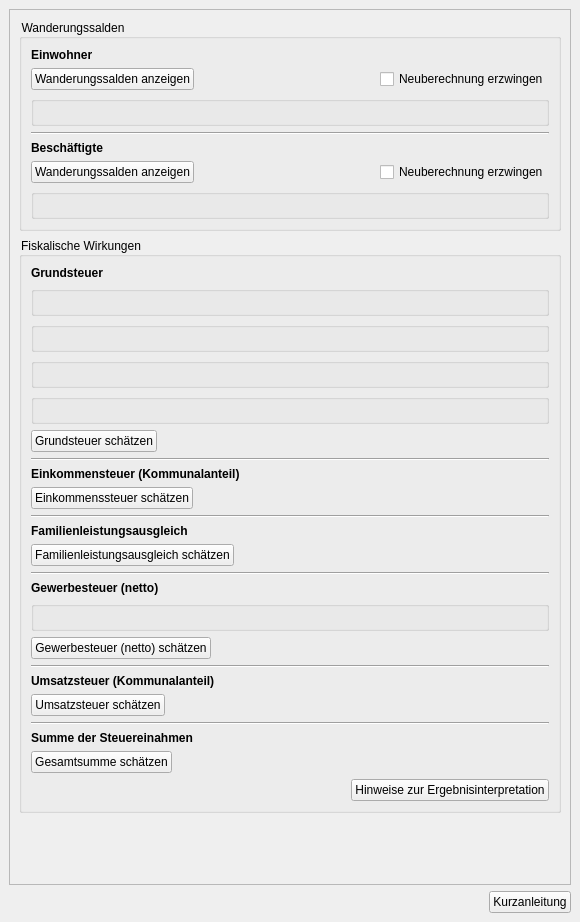
<?xml version="1.0" encoding="UTF-8"?>
<ui version="4.0">
 <class>DockWidget</class>
 <widget class="QDockWidget" name="DockWidget">
  <property name="geometry">
   <rect>
    <x>0</x>
    <y>0</y>
    <width>580</width>
    <height>922</height>
   </rect>
  </property>
  <property name="styleSheet">
   <string notr="true">QgsCollapsibleGroupBox{
font: bold 10pt ;
}
QToolBox:tab {
	font: bold 10pt ;
    color: Grey;
}
QToolBox:tab:selected {
	font: bold 10pt ;
    color: black;
}
QGroupBox::title {
	font: bold italic 8pt ;
    color: black;
}
QPushButton::flat{
background-color: none;
border: 0;
border-style:none;
border-color: blue;
border-width: 0px;
border-radius: 0px;
padding:2px;
}
QPushButton::flat:hover{
background-color: azure;
border-style:solid;
border-color: royalblue;
border-width: 1px;
border-radius: 0px;
padding: 2px;
}
QPushButton::flat:pressed{
background-color: powderblue;
border-style:solid;
border-color: royalblue;
border-width: 1px;
border-radius: 0px;
padding: 2px;
}</string>
  </property>
  <property name="windowTitle">
   <string>Projekt-Check / Wirkungsanalysen / Kommunale Steuereinnahmen</string>
  </property>
  <widget class="QWidget" name="dockWidgetContents">
   <layout class="QVBoxLayout" name="verticalLayout">
    <item>
     <widget class="QScrollArea" name="scrollArea_3">
      <property name="widgetResizable">
       <bool>true</bool>
      </property>
      <widget class="QWidget" name="scrollAreaWidgetContents_3">
       <property name="geometry">
        <rect>
         <x>0</x>
         <y>0</y>
         <width>566</width>
         <height>866</height>
        </rect>
       </property>
       <layout class="QVBoxLayout" name="verticalLayout_7">
        <item>
         <widget class="QgsCollapsibleGroupBox" name="mGroupBox">
          <property name="title">
           <string>Wanderungssalden</string>
          </property>
          <property name="collapsed">
           <bool>false</bool>
          </property>
          <layout class="QVBoxLayout" name="verticalLayout_11">
           <item>
            <widget class="QLabel" name="label_5">
             <property name="font">
              <font>
               <weight>75</weight>
               <bold>true</bold>
              </font>
             </property>
             <property name="text">
              <string>Einwohner</string>
             </property>
            </widget>
           </item>
           <item>
            <layout class="QHBoxLayout" name="horizontalLayout_3">
             <property name="topMargin">
              <number>0</number>
             </property>
             <property name="rightMargin">
              <number>0</number>
             </property>
             <item>
              <widget class="QPushButton" name="migration_inhabitants_button">
               <property name="toolTip">
                <string>&lt;html&gt;&lt;head/&gt;&lt;body&gt;&lt;p&gt;&lt;span style=&quot; font-weight:600;&quot;&gt;Wanderungssalden schätzen (Einwohner)&lt;/span&gt;&lt;/p&gt;&lt;p&gt;Schätzen, welche Veränderung der Einwohnerzahlen sich durch das Projekt in der Projektgemeinde sowie den umliegenden Gemeinden durch Umzüge in die neuen Wohnungen sowie Nachbezüge der Bestandswohnungen ergeben.&lt;/p&gt;&lt;/body&gt;&lt;/html&gt;</string>
               </property>
               <property name="text">
                <string>Wanderungssalden anzeigen</string>
               </property>
               <property name="icon">
                <iconset>
                 <normaloff>../../images/iconset_mob/20190619_iconset_mob_calculate_statistics_1.png</normaloff>../../images/iconset_mob/20190619_iconset_mob_calculate_statistics_1.png</iconset>
               </property>
              </widget>
             </item>
             <item>
              <spacer name="horizontalSpacer">
               <property name="orientation">
                <enum>Qt::Horizontal</enum>
               </property>
               <property name="sizeHint" stdset="0">
                <size>
                 <width>40</width>
                 <height>20</height>
                </size>
               </property>
              </spacer>
             </item>
             <item>
              <widget class="QCheckBox" name="recalculate_inhabitants_check">
               <property name="enabled">
                <bool>true</bool>
               </property>
               <property name="layoutDirection">
                <enum>Qt::LeftToRight</enum>
               </property>
               <property name="text">
                <string>Neuberechnung erzwingen</string>
               </property>
               <property name="checked">
                <bool>false</bool>
               </property>
              </widget>
             </item>
            </layout>
           </item>
           <item>
            <widget class="QGroupBox" name="einwohner_parameter_group">
             <property name="font">
              <font>
               <family>MS Shell Dlg 2</family>
               <pointsize>8</pointsize>
               <weight>50</weight>
               <bold>false</bold>
              </font>
             </property>
             <property name="title">
              <string/>
             </property>
             <layout class="QVBoxLayout" name="verticalLayout_9"/>
            </widget>
           </item>
           <item>
            <widget class="Line" name="line">
             <property name="frameShadow">
              <enum>QFrame::Sunken</enum>
             </property>
             <property name="orientation">
              <enum>Qt::Horizontal</enum>
             </property>
            </widget>
           </item>
           <item>
            <widget class="QLabel" name="label_6">
             <property name="font">
              <font>
               <weight>75</weight>
               <bold>true</bold>
              </font>
             </property>
             <property name="text">
              <string>Beschäftigte</string>
             </property>
            </widget>
           </item>
           <item>
            <layout class="QHBoxLayout" name="horizontalLayout_4">
             <property name="topMargin">
              <number>0</number>
             </property>
             <item>
              <widget class="QPushButton" name="migration_jobs_button">
               <property name="toolTip">
                <string>&lt;html&gt;&lt;head/&gt;&lt;body&gt;&lt;p&gt;&lt;span style=&quot; font-weight:600;&quot;&gt;Wanderungssalden schätzen (Beschäftigte)&lt;/span&gt;&lt;/p&gt;&lt;p&gt;Schätzen, welche Veränderung der Zahl der Beschäftigten (am Arbeitsort) sich durch das Projekt in der Projektgemeinde sowie den umliegenden Gemeinden durch Umzüge von Unternehmen auf die neuen Flächen sowie Nachbezüge der Bestandsflächen ergeben.&lt;/p&gt;&lt;/body&gt;&lt;/html&gt;</string>
               </property>
               <property name="text">
                <string>Wanderungssalden anzeigen</string>
               </property>
               <property name="icon">
                <iconset>
                 <normaloff>../../images/iconset_mob/20190619_iconset_mob_calculate_statistics_1.png</normaloff>../../images/iconset_mob/20190619_iconset_mob_calculate_statistics_1.png</iconset>
               </property>
              </widget>
             </item>
             <item>
              <spacer name="horizontalSpacer_2">
               <property name="orientation">
                <enum>Qt::Horizontal</enum>
               </property>
               <property name="sizeHint" stdset="0">
                <size>
                 <width>40</width>
                 <height>20</height>
                </size>
               </property>
              </spacer>
             </item>
             <item>
              <widget class="QCheckBox" name="recalculate_jobs_check">
               <property name="enabled">
                <bool>true</bool>
               </property>
               <property name="layoutDirection">
                <enum>Qt::LeftToRight</enum>
               </property>
               <property name="text">
                <string>Neuberechnung erzwingen</string>
               </property>
               <property name="checked">
                <bool>false</bool>
               </property>
              </widget>
             </item>
            </layout>
           </item>
           <item>
            <widget class="QGroupBox" name="svb_parameter_group">
             <property name="font">
              <font>
               <family>MS Shell Dlg 2</family>
               <pointsize>8</pointsize>
               <weight>50</weight>
               <bold>false</bold>
              </font>
             </property>
             <property name="title">
              <string/>
             </property>
             <layout class="QVBoxLayout" name="verticalLayout_15"/>
            </widget>
           </item>
          </layout>
         </widget>
        </item>
        <item>
         <widget class="QgsCollapsibleGroupBox" name="mGroupBox_2">
          <property name="title">
           <string>Fiskalische Wirkungen</string>
          </property>
          <property name="collapsed">
           <bool>false</bool>
          </property>
          <layout class="QVBoxLayout" name="verticalLayout_4">
           <item>
            <widget class="QLabel" name="label_9">
             <property name="font">
              <font>
               <weight>75</weight>
               <bold>true</bold>
              </font>
             </property>
             <property name="text">
              <string>Grundsteuer</string>
             </property>
            </widget>
           </item>
           <item>
            <widget class="QGroupBox" name="grundsteuer_hebesatz_param_group">
             <property name="font">
              <font>
               <family>MS Shell Dlg 2</family>
               <pointsize>8</pointsize>
               <weight>50</weight>
               <bold>false</bold>
              </font>
             </property>
             <property name="title">
              <string/>
             </property>
             <layout class="QVBoxLayout" name="verticalLayout_10"/>
            </widget>
           </item>
           <item>
            <widget class="QGroupBox" name="grundsteuer_rohmiete_param_group">
             <property name="font">
              <font>
               <family>MS Shell Dlg 2</family>
               <pointsize>8</pointsize>
               <weight>50</weight>
               <bold>false</bold>
              </font>
             </property>
             <property name="title">
              <string/>
             </property>
             <layout class="QVBoxLayout" name="verticalLayout_12"/>
            </widget>
           </item>
           <item>
            <widget class="QGroupBox" name="grundsteuer_sachwert_param_group">
             <property name="font">
              <font>
               <family>MS Shell Dlg 2</family>
               <pointsize>8</pointsize>
               <weight>50</weight>
               <bold>false</bold>
              </font>
             </property>
             <property name="title">
              <string/>
             </property>
             <layout class="QVBoxLayout" name="verticalLayout_13"/>
            </widget>
           </item>
           <item>
            <widget class="QGroupBox" name="grundsteuer_bauvolumen_param_group">
             <property name="font">
              <font>
               <family>MS Shell Dlg 2</family>
               <pointsize>8</pointsize>
               <weight>50</weight>
               <bold>false</bold>
              </font>
             </property>
             <property name="title">
              <string/>
             </property>
             <layout class="QVBoxLayout" name="verticalLayout_14"/>
            </widget>
           </item>
           <item>
            <widget class="QPushButton" name="calc_grundsteuer_button">
             <property name="sizePolicy">
              <sizepolicy hsizetype="Fixed" vsizetype="Fixed">
               <horstretch>0</horstretch>
               <verstretch>0</verstretch>
              </sizepolicy>
             </property>
             <property name="toolTip">
              <string>&lt;html&gt;&lt;head/&gt;&lt;body&gt;&lt;p&gt;&lt;span style=&quot; font-weight:600;&quot;&gt;Grundsteuer&lt;/span&gt;&lt;/p&gt;&lt;p&gt;Die zusätzlichen jährlichen Mehreinnahmen der Projektgemeinde aus der Grundsteuer B auf Basis der vorstehenden Kennwerte sowie der Angaben aus der Projektdefinition schätzen.&lt;/p&gt;&lt;/body&gt;&lt;/html&gt;</string>
             </property>
             <property name="layoutDirection">
              <enum>Qt::LeftToRight</enum>
             </property>
             <property name="autoFillBackground">
              <bool>false</bool>
             </property>
             <property name="text">
              <string>Grundsteuer schätzen</string>
             </property>
             <property name="icon">
              <iconset>
               <normaloff>../../images/iconset_mob/20190619_iconset_mob_tax_property_calculate_1.png</normaloff>../../images/iconset_mob/20190619_iconset_mob_tax_property_calculate_1.png</iconset>
             </property>
             <property name="checkable">
              <bool>false</bool>
             </property>
             <property name="flat">
              <bool>false</bool>
             </property>
            </widget>
           </item>
           <item>
            <widget class="Line" name="line_2">
             <property name="frameShadow">
              <enum>QFrame::Sunken</enum>
             </property>
             <property name="orientation">
              <enum>Qt::Horizontal</enum>
             </property>
            </widget>
           </item>
           <item>
            <widget class="QLabel" name="label_10">
             <property name="font">
              <font>
               <weight>75</weight>
               <bold>true</bold>
              </font>
             </property>
             <property name="text">
              <string>Einkommensteuer (Kommunalanteil)</string>
             </property>
            </widget>
           </item>
           <item>
            <widget class="QPushButton" name="calc_einkommensteuer_button">
             <property name="sizePolicy">
              <sizepolicy hsizetype="Fixed" vsizetype="Fixed">
               <horstretch>0</horstretch>
               <verstretch>0</verstretch>
              </sizepolicy>
             </property>
             <property name="toolTip">
              <string>&lt;html&gt;&lt;head/&gt;&lt;body&gt;&lt;p&gt;&lt;span style=&quot; font-weight:600;&quot;&gt;Einkommensteuer (Kommunalanteil)&lt;/span&gt;&lt;/p&gt;&lt;p&gt;Die zusätzlichen jährlichen Mehreinnahmen der Projektgemeinde sowie die voraussichtlichen Mindereinnahmen der umliegenden Gemeinden aus der Einkommensteuer (Kommunalanteil) auf Basis der vorstehenden Schätzung der Wanderungssalden (Einwohner) schätzen.&lt;/p&gt;&lt;/body&gt;&lt;/html&gt;</string>
             </property>
             <property name="text">
              <string>Einkommenssteuer schätzen</string>
             </property>
             <property name="icon">
              <iconset>
               <normaloff>../../images/iconset_mob/20190619_iconset_mob_tax_income_calculate_1.png</normaloff>../../images/iconset_mob/20190619_iconset_mob_tax_income_calculate_1.png</iconset>
             </property>
             <property name="checkable">
              <bool>false</bool>
             </property>
            </widget>
           </item>
           <item>
            <widget class="Line" name="line_3">
             <property name="frameShadow">
              <enum>QFrame::Sunken</enum>
             </property>
             <property name="orientation">
              <enum>Qt::Horizontal</enum>
             </property>
            </widget>
           </item>
           <item>
            <widget class="QLabel" name="label_11">
             <property name="font">
              <font>
               <weight>75</weight>
               <bold>true</bold>
              </font>
             </property>
             <property name="text">
              <string>Familienleistungsausgleich</string>
             </property>
            </widget>
           </item>
           <item>
            <widget class="QPushButton" name="calc_fla_button">
             <property name="sizePolicy">
              <sizepolicy hsizetype="Fixed" vsizetype="Fixed">
               <horstretch>0</horstretch>
               <verstretch>0</verstretch>
              </sizepolicy>
             </property>
             <property name="toolTip">
              <string>&lt;html&gt;&lt;head/&gt;&lt;body&gt;&lt;p&gt;&lt;span style=&quot; font-weight:600;&quot;&gt;Familienleistungsausgleich&lt;/span&gt;&lt;/p&gt;&lt;p&gt;Die zusätzlichen jährlichen Mehreinnahmen der Projektgemeinde sowie die voraussichtlichen Mindereinnahmen der umliegenden Gemeinden aus Mitteln des Familienleistungsausgleichs auf Basis der vorstehenden Schätzung der Wanderungssalden (Einwohner) schätzen.&lt;/p&gt;&lt;/body&gt;&lt;/html&gt;</string>
             </property>
             <property name="text">
              <string>Familienleistungsausgleich schätzen</string>
             </property>
             <property name="icon">
              <iconset>
               <normaloff>../../images/iconset_mob/20190619_iconset_mob_family_compensation_1.png</normaloff>../../images/iconset_mob/20190619_iconset_mob_family_compensation_1.png</iconset>
             </property>
             <property name="checkable">
              <bool>false</bool>
             </property>
            </widget>
           </item>
           <item>
            <widget class="Line" name="line_4">
             <property name="frameShadow">
              <enum>QFrame::Sunken</enum>
             </property>
             <property name="orientation">
              <enum>Qt::Horizontal</enum>
             </property>
            </widget>
           </item>
           <item>
            <widget class="QLabel" name="label">
             <property name="font">
              <font>
               <weight>75</weight>
               <bold>true</bold>
              </font>
             </property>
             <property name="text">
              <string>Gewerbesteuer (netto)</string>
             </property>
            </widget>
           </item>
           <item>
            <widget class="QGroupBox" name="gewerbesteuer_hebesatz_param_group">
             <property name="font">
              <font>
               <family>MS Shell Dlg 2</family>
               <pointsize>8</pointsize>
               <weight>50</weight>
               <bold>false</bold>
              </font>
             </property>
             <property name="title">
              <string/>
             </property>
             <layout class="QVBoxLayout" name="verticalLayout_16"/>
            </widget>
           </item>
           <item>
            <widget class="QPushButton" name="calc_gewerbesteuer_button">
             <property name="sizePolicy">
              <sizepolicy hsizetype="Fixed" vsizetype="Fixed">
               <horstretch>0</horstretch>
               <verstretch>0</verstretch>
              </sizepolicy>
             </property>
             <property name="toolTip">
              <string>&lt;html&gt;&lt;head/&gt;&lt;body&gt;&lt;p&gt;&lt;span style=&quot; font-weight:600;&quot;&gt;Gewerbesteuer (netto)&lt;/span&gt;&lt;/p&gt;&lt;p&gt;Die zusätzlichen jährlichen Mehreinnahmen der Projektgemeinde sowie die voraussichtlichen Mindereinnahmen der umliegenden Gemeinden aus der Gewerbesteuer (netto) auf Basis der vorstehenden Schätzung der Wanderungssalden (Beschäftigte) schätzen.&lt;/p&gt;&lt;/body&gt;&lt;/html&gt;</string>
             </property>
             <property name="layoutDirection">
              <enum>Qt::LeftToRight</enum>
             </property>
             <property name="autoFillBackground">
              <bool>false</bool>
             </property>
             <property name="text">
              <string>Gewerbesteuer (netto) schätzen</string>
             </property>
             <property name="icon">
              <iconset>
               <normaloff>../../images/iconset_mob/20190619_iconset_mob_tax_business_1.png</normaloff>../../images/iconset_mob/20190619_iconset_mob_tax_business_1.png</iconset>
             </property>
             <property name="checkable">
              <bool>false</bool>
             </property>
             <property name="flat">
              <bool>false</bool>
             </property>
            </widget>
           </item>
           <item>
            <widget class="Line" name="line_6">
             <property name="frameShadow">
              <enum>QFrame::Sunken</enum>
             </property>
             <property name="orientation">
              <enum>Qt::Horizontal</enum>
             </property>
            </widget>
           </item>
           <item>
            <widget class="QLabel" name="label_12">
             <property name="font">
              <font>
               <weight>75</weight>
               <bold>true</bold>
              </font>
             </property>
             <property name="text">
              <string>Umsatzsteuer (Kommunalanteil)</string>
             </property>
            </widget>
           </item>
           <item>
            <widget class="QPushButton" name="calc_umsatzsteuer_button">
             <property name="sizePolicy">
              <sizepolicy hsizetype="Fixed" vsizetype="Fixed">
               <horstretch>0</horstretch>
               <verstretch>0</verstretch>
              </sizepolicy>
             </property>
             <property name="toolTip">
              <string>&lt;html&gt;&lt;head/&gt;&lt;body&gt;&lt;p&gt;&lt;span style=&quot; font-weight:600;&quot;&gt;Umsatzsteuer (Kommunalanteil)&lt;/span&gt;&lt;/p&gt;&lt;p&gt;Die zusätzlichen jährlichen Mehreinnahmen der Projektgemeinde sowie die voraussichtlichen Mindereinnahmen der umliegenden Gemeinden aus der Umsatzsteuer (Kommunalanteil) auf Basis der vorstehenden Schätzung der Wanderungssalden (Beschäftigte) schätzen.&lt;/p&gt;&lt;/body&gt;&lt;/html&gt;</string>
             </property>
             <property name="text">
              <string>Umsatzsteuer schätzen</string>
             </property>
             <property name="icon">
              <iconset>
               <normaloff>../../images/iconset_mob/20190619_iconset_mob_tax_sales_1.png</normaloff>../../images/iconset_mob/20190619_iconset_mob_tax_sales_1.png</iconset>
             </property>
             <property name="checkable">
              <bool>false</bool>
             </property>
            </widget>
           </item>
           <item>
            <widget class="Line" name="line_7">
             <property name="frameShadow">
              <enum>QFrame::Sunken</enum>
             </property>
             <property name="orientation">
              <enum>Qt::Horizontal</enum>
             </property>
            </widget>
           </item>
           <item>
            <widget class="QLabel" name="label_13">
             <property name="font">
              <font>
               <weight>75</weight>
               <bold>true</bold>
              </font>
             </property>
             <property name="text">
              <string>Summe der Steuereinahmen</string>
             </property>
            </widget>
           </item>
           <item>
            <widget class="QPushButton" name="calc_gesamtsumme_button">
             <property name="sizePolicy">
              <sizepolicy hsizetype="Fixed" vsizetype="Fixed">
               <horstretch>0</horstretch>
               <verstretch>0</verstretch>
              </sizepolicy>
             </property>
             <property name="toolTip">
              <string>&lt;html&gt;&lt;head/&gt;&lt;body&gt;&lt;p&gt;&lt;span style=&quot; font-weight:600;&quot;&gt;Gesamtsumme&lt;/span&gt;&lt;/p&gt;&lt;p&gt;Die mit den vorstehenden Funktionen ermittelten Mehr- und Mindereinnahmen aus der Grundsteuer, der Einkommensteuer, dem Familienleistungsausgleich, der Gewerbesteuer und der Umsatzsteuer aufsummieren.&lt;/p&gt;&lt;/body&gt;&lt;/html&gt;</string>
             </property>
             <property name="text">
              <string>Gesamtsumme schätzen</string>
             </property>
             <property name="icon">
              <iconset>
               <normaloff>../../images/iconset_mob/20190619_iconset_mob_sum_1.png</normaloff>../../images/iconset_mob/20190619_iconset_mob_sum_1.png</iconset>
             </property>
             <property name="checkable">
              <bool>false</bool>
             </property>
            </widget>
           </item>
           <item>
            <layout class="QHBoxLayout" name="horizontalLayout">
             <item>
              <spacer name="horizontalSpacer_3">
               <property name="orientation">
                <enum>Qt::Horizontal</enum>
               </property>
               <property name="sizeHint" stdset="0">
                <size>
                 <width>40</width>
                 <height>20</height>
                </size>
               </property>
              </spacer>
             </item>
             <item>
              <widget class="QPushButton" name="result_help_button">
               <property name="sizePolicy">
                <sizepolicy hsizetype="Fixed" vsizetype="Fixed">
                 <horstretch>0</horstretch>
                 <verstretch>0</verstretch>
                </sizepolicy>
               </property>
               <property name="toolTip">
                <string>&lt;html&gt;&lt;head/&gt;&lt;body&gt;&lt;p&gt;&lt;span style=&quot; font-weight:600;&quot;&gt;Interpretationshilfe&lt;/span&gt;&lt;/p&gt;&lt;p&gt;Eine kurze Interpretationshilfe (pdf) anzeigen lassen, in der u.a. beschrieben ist, welche Effekte (z.B. Kommunaler Finanzausgleich und Kreisumlage) in der Gesamtsumme noch nicht enthalten sind.&lt;/p&gt;&lt;/body&gt;&lt;/html&gt;</string>
               </property>
               <property name="layoutDirection">
                <enum>Qt::LeftToRight</enum>
               </property>
               <property name="text">
                <string>Hinweise zur Ergebnisinterpretation</string>
               </property>
               <property name="icon">
                <iconset>
                 <normaloff>../../images/iconset_mob/20190619_iconset_mob_info_2.png</normaloff>../../images/iconset_mob/20190619_iconset_mob_info_2.png</iconset>
               </property>
              </widget>
             </item>
            </layout>
           </item>
          </layout>
         </widget>
        </item>
        <item>
         <spacer name="verticalSpacer">
          <property name="orientation">
           <enum>Qt::Vertical</enum>
          </property>
          <property name="sizeHint" stdset="0">
           <size>
            <width>20</width>
            <height>40</height>
           </size>
          </property>
         </spacer>
        </item>
       </layout>
      </widget>
     </widget>
    </item>
    <item>
     <layout class="QHBoxLayout" name="horizontalLayout_2">
      <property name="leftMargin">
       <number>0</number>
      </property>
      <property name="topMargin">
       <number>0</number>
      </property>
      <property name="rightMargin">
       <number>0</number>
      </property>
      <property name="bottomMargin">
       <number>0</number>
      </property>
      <item>
       <spacer name="horizontalSpacer_4">
        <property name="orientation">
         <enum>Qt::Horizontal</enum>
        </property>
        <property name="sizeHint" stdset="0">
         <size>
          <width>40</width>
          <height>20</height>
         </size>
        </property>
       </spacer>
      </item>
      <item>
       <widget class="QPushButton" name="manual_button">
        <property name="sizePolicy">
         <sizepolicy hsizetype="Fixed" vsizetype="Fixed">
          <horstretch>0</horstretch>
          <verstretch>0</verstretch>
         </sizepolicy>
        </property>
        <property name="toolTip">
         <string>&lt;html&gt;&lt;head/&gt;&lt;body&gt;&lt;p&gt;&lt;span style=&quot; font-weight:600;&quot;&gt;Kurzanleitung&lt;/span&gt;&lt;/p&gt;&lt;p&gt;Zeigt eine Kurzanleitung (pdf) zu den Funktionen im Analysebereich „Kommunale Steuereinnahmen“ an.&lt;/p&gt;&lt;/body&gt;&lt;/html&gt;</string>
        </property>
        <property name="layoutDirection">
         <enum>Qt::LeftToRight</enum>
        </property>
        <property name="text">
         <string>Kurzanleitung</string>
        </property>
        <property name="icon">
         <iconset>
          <normaloff>../../images/iconset_mob/20190619_iconset_mob_info_2.png</normaloff>../../images/iconset_mob/20190619_iconset_mob_info_2.png</iconset>
        </property>
       </widget>
      </item>
     </layout>
    </item>
   </layout>
  </widget>
 </widget>
 <customwidgets>
  <customwidget>
   <class>QgsCollapsibleGroupBox</class>
   <extends>QGroupBox</extends>
   <header>qgscollapsiblegroupbox.h</header>
   <container>1</container>
  </customwidget>
 </customwidgets>
 <resources/>
 <connections/>
</ui>
